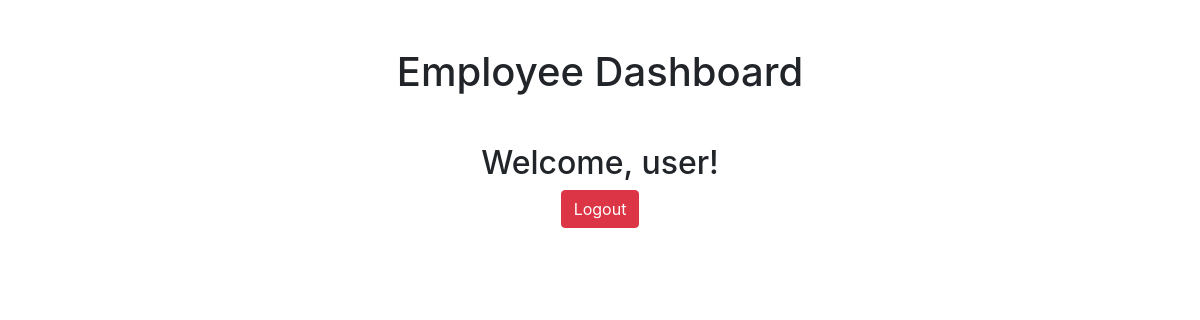
/employee/dashboard/ (signed in), run on an earlier commit of the app's database.
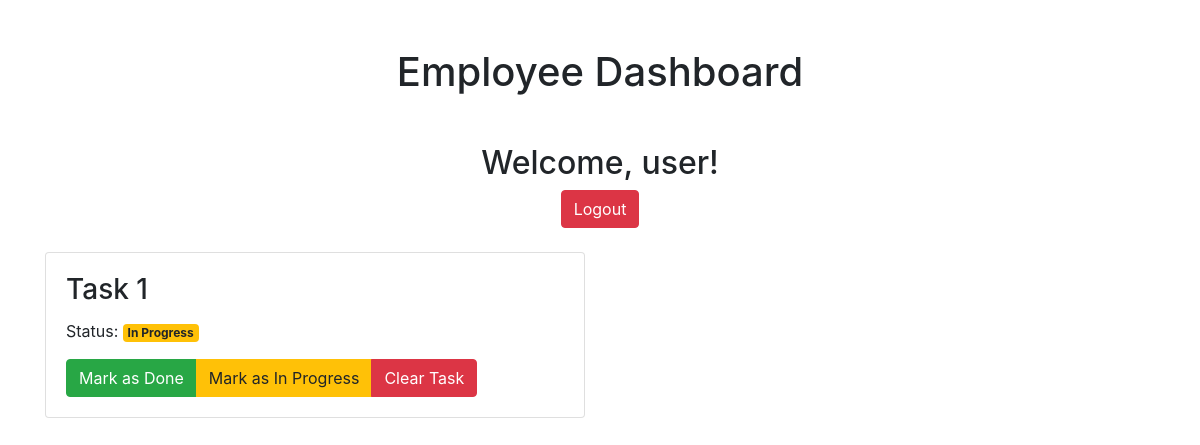
And on a later commit of the database.
### core/models.py (models this page shows, shortened)
class Task(models.Model):
    title = models.CharField(max_length=255)  # Title field for task
    description = models.TextField()  # Description field for task
    assigned_to = models.ForeignKey(User, on_delete=models.CASCADE)  # ForeignKey to User model for task assignment
    completed = models.BooleanField(default=False)  # Boolean field to track task completion status
    created_at = models.DateTimeField(auto_now_add=True)  # DateTime field to store task creation timestamp

### core/views.py (the view, shortened to what this page needs)
# urls.py: path('employee/dashboard/', views.employee_dashboard, name='employee_dashboard'),
@login_required
def employee_dashboard(request):
    tasks = Task.objects.filter(assigned_to=request.user, completed=False)
    context = {
        'tasks': tasks,
    }
    return render(request, 'core/employee_dashboard.html', context)

### core/templates/core/employee_dashboard.html (shortened to what this page needs)
<!DOCTYPE html>
<html lang="en">
<head>
    <link href="https://maxcdn.bootstrapcdn.com/bootstrap/4.5.2/css/bootstrap.min.css" rel="stylesheet">
</head>
<body>
<div class="container mt-5">
    <div class="row">
        <div class="col-md-12 text-center">
            <h1 class="mb-4">Employee Dashboard</h1>
            <br>
            <h2>Welcome, {{ request.user.username }}!</h2>
            <form method="POST" action="{% url 'logout' %}" class="mb-4">
                <button type="submit" class="btn btn-danger">Logout</button>
            </form>
        </div>
    </div>
    <div class="row">
        {% for task in tasks %}
            <div class="col-md-6 mb-3">
                <div class="card">
                    <div class="card-body">
                        <h3 class="card-title">{{ task.title }}</h3>
                        <p class="card-text">Status:
                            {% if task.completed %}
                                <span class="badge badge-success">Completed</span>
                            {% else %}
                                <span class="badge badge-warning">In Progress</span>
                            {% endif %}
                        </p>
                        <form method="post" action="{% url 'employee_dashboard' %}" class="mt-2">
                            <div class="btn-group" role="group" aria-label="Task actions">
                                <button type="submit" name="action" value="mark_done" class="btn btn-success">Mark as Done</button>
                                <button type="submit" name="action" value="mark_in_progress" class="btn btn-warning">Mark as In Progress</button>
                                <button type="submit" name="action" value="clear_completed" class="btn btn-danger">Clear Task</button>
                            </div>
                        </form>
                    </div>
                </div>
            </div>
        {% endfor %}
    </div>
</div>
</body>
</html>

What changed in the data, as far as the page shows it:
now on this page (row edited): Task: title "Task 1", completed "In Progress"
